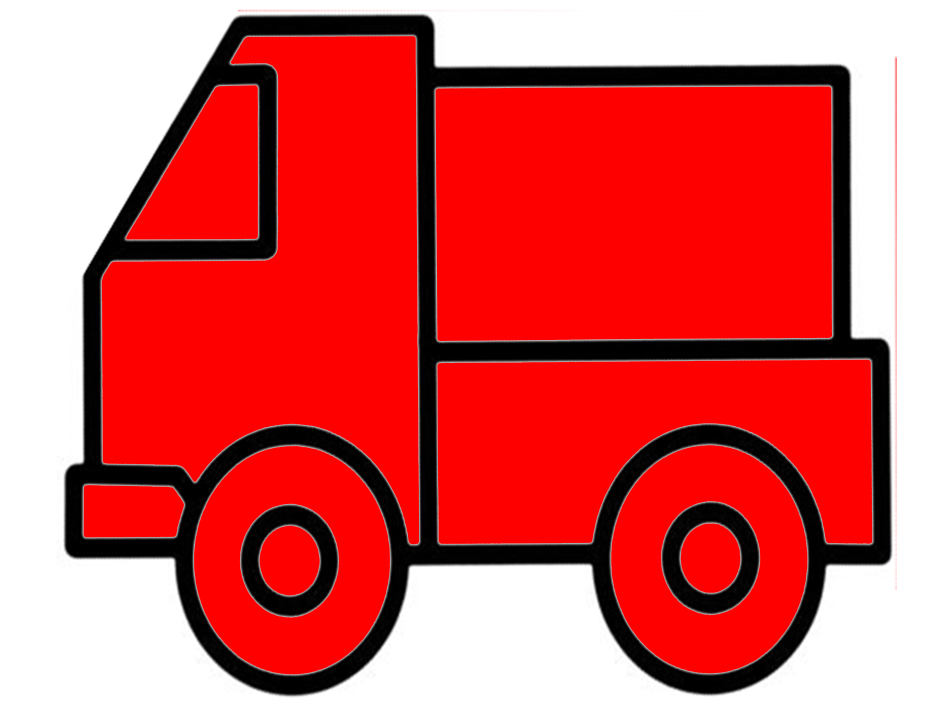
#> input picture Paint_code/car/car_red.png, 1890 x 1417 px (shown at 1/2 size)
$ python detect.py
#> lines starting #> are read from the running program, lines starting #| are printed output that depends on the picture
import cv2
import numpy as np

# 读取图像并调整大小
image = cv2.imread('car_red.png')
#> image is the input picture: shape (1417, 1890, 3); mean B, G, R 91.1, 91.1, 216.2
if image is not None:
    image = cv2.resize(image, (960, 800))
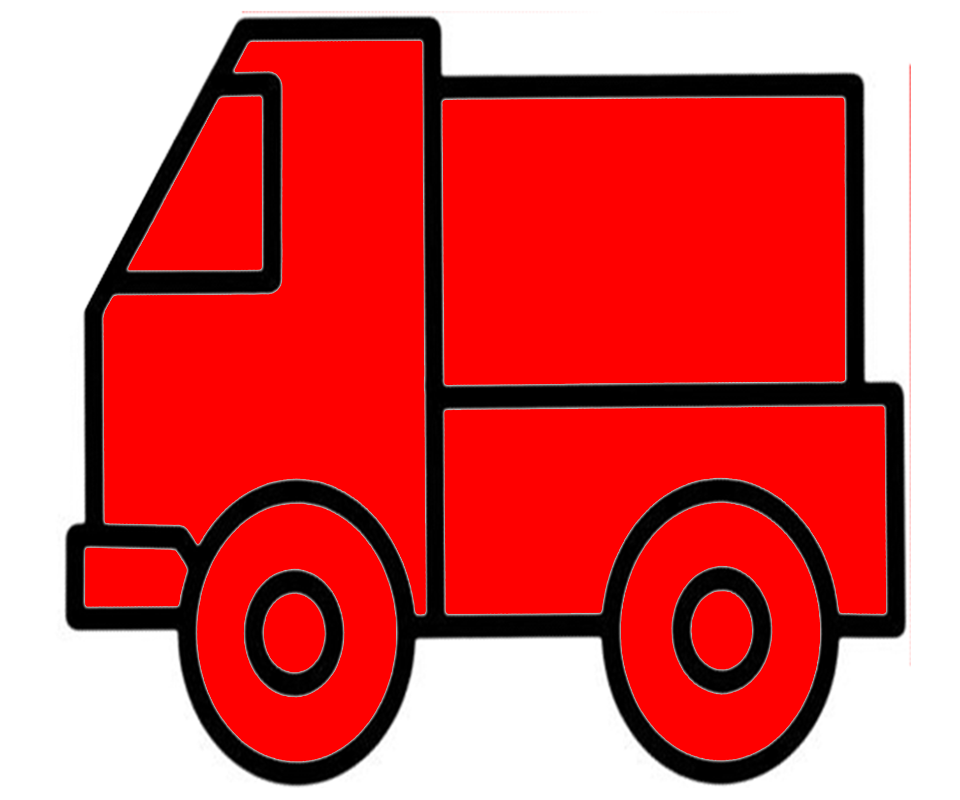
#> image: shape (800, 960, 3); mean B, G, R 91.1, 91.1, 216.2

    # 查找图像中 RGB 值为 (255, 0, 0) 的所有像素点坐标
    red_pixel_coordinates = np.column_stack(np.where(np.all(image == [0, 0, 255], axis=-1)))
#> red_pixel_coordinates = 371123 pairs, first value 41 to 760, second value 86 to 885

    # 每400个点取一个
    selected_red_pixel_coordinates = red_pixel_coordinates[::1000]
#> selected_red_pixel_coordinates = 372 pairs, first value 41 to 757, second value 102 to 883

    # 输出到Unity Vector2格式的文件
    output_file_path = 'selected_red_pixel_coordinates.txt'
    with open(output_file_path, 'w') as file:
        for point in selected_red_pixel_coordinates:
            file.write(f"new Vector2({point[1]}, {point[0]}),\n")
#> this loop made 372 passes
#> point on passes 1 to 3: [41, 331], [47, 329], [53, 269]

    print(f"Selected Red Pixel Coordinates with RGB (255, 0, 0) written to {output_file_path}")
else:
    print("Error: Could not open or read the image.")
